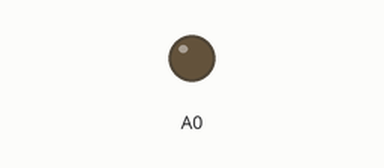
This sketch was run on a simulated Arduino Zero (SAMD21). Parts: output pins drawn as LEDs (lit = HIGH).

Above: at 0.1 s.
Timing chart, 0 to 1.0 s (numbered marks = the images above):
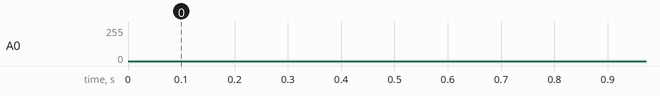

The sketch:

DAC_test.ino
```cpp
#define DAC_PIN DAC0 //DAC output

#define THROTTLE_CONTROL_MAX 0x0D54 //max value commanded from Throttle DAC, Decimal Number: 3412
#define THROTTLE_CONTROL_MIN 0x02AB //min value commanded from Throttle DAC, Decimal Number: 683


void setup()
{
    throttle_init();
}

void loop()
{
    for (int i = THROTTLE_CONTROL_MIN; i < THROTTLE_CONTROL_MAX; i++)
    {
        analogWrite(DAC_PIN, i);
    }
}

void throttle_init()
{
    pinMode(DAC_PIN, OUTPUT);

    analogWriteResolution(12); //Sets the analog resolution to 12 bits (0 - 4095)
}
```
